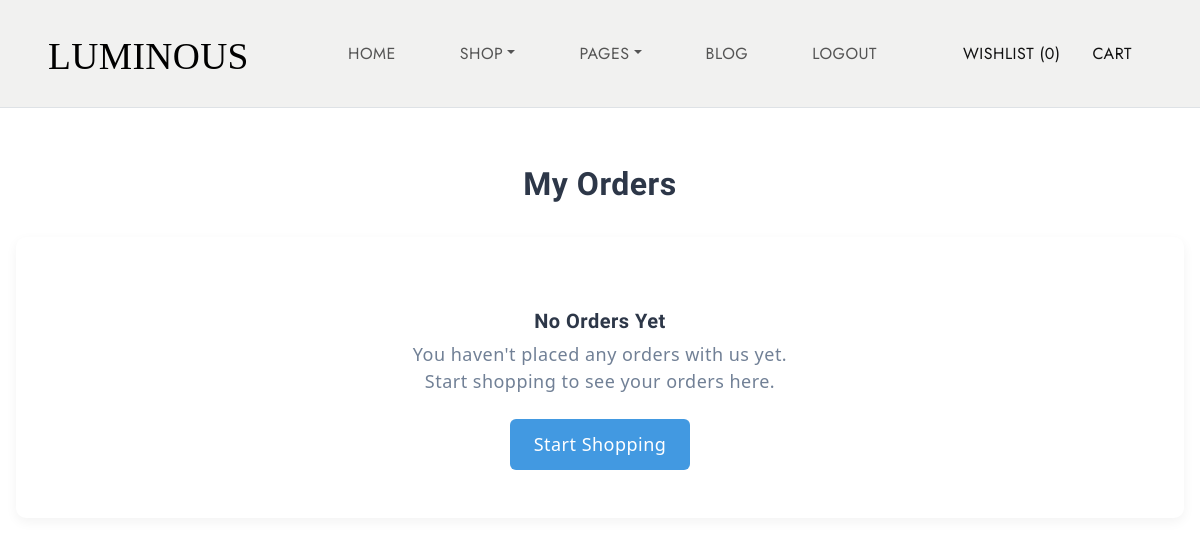
Page /orders/orders/ (signed in) on the earlier database version.
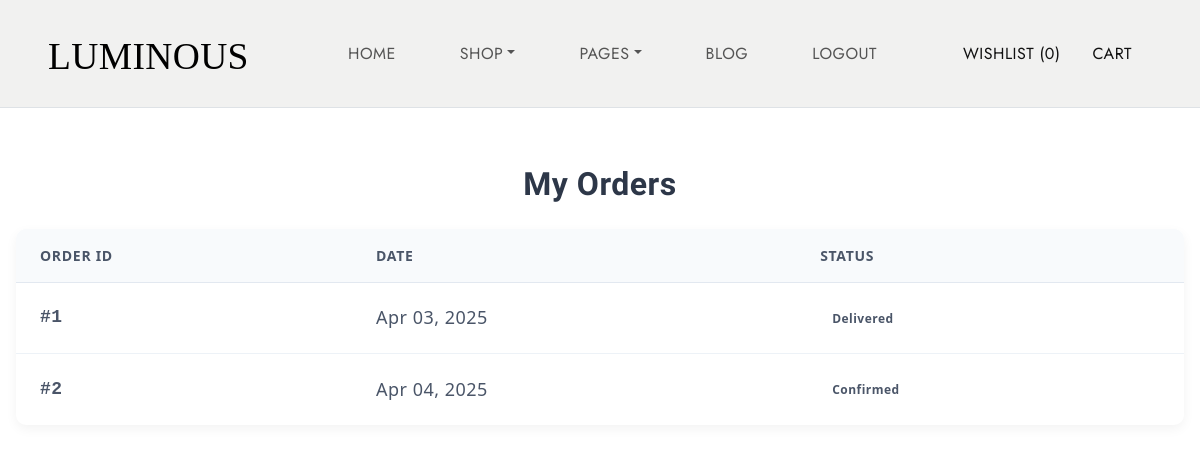
Same page on the later database version.
### orders/models.py (models this page shows, shortened)
class Order(models.Model):
    LIVE=1
    DELETE=0
    DELETE_CHOICE=(
        (LIVE,'Live'),
        (DELETE,'Delete')
        )
    CART_STAGE=0
    ORDER_CONFORMED=1
    ORDER_PROCESSED=2
    ORDER_DELIVERED=3
    ORDER_REJECTED=4
    STATUS_CHOICE=((ORDER_CONFORMED,"ORDER_CONFORMED"),
                   (ORDER_DELIVERED,"ORDER_DELIVERED"),
                   (ORDER_REJECTED,"ORDER_REJECTED")
                   )
    order_status=models.IntegerField(choices=STATUS_CHOICE,default=CART_STAGE)
    total_price=models.FloatField(default=0)
    owner=models.ForeignKey(Customer,on_delete=models.SET_NULL,null=True,related_name='order')
    delete_status=models.IntegerField(choices=DELETE_CHOICE,default=LIVE)
    created_at=models.DateTimeField(auto_now_add=True)
    updated_at=models.DateTimeField(auto_now=True)

### orders/views.py (the view)
# urls.py: path("orders/",views.show_orders,name='orders'),
@login_required(login_url='account')
def show_orders(request):
    user=request.user
    customer=user.customer_profile
    all_orders=Order.objects.filter(owner=customer).exclude(order_status=Order.CART_STAGE)# noqa: F841
    context={'orders':all_orders } # noqa: F841
    return render(request,'orders.html',context)

### orders/templatetags/getstatus.py (called while the page is built)
@register.simple_tag(name='getstatus')
def getstatus(status):
    status=status-1
    status_array=['Confirmed','Processed','Delivered','Rejected']
    return status_array[status]

### templates/orders.html (shortened to what this page needs)
{% extends "blank_layout.html" %}
{% load getstatus %}
{% block content %}
<head>
</head>
{% block billboard  %}
<div class="order-history-wrapper">
    <h2 class="order-history-title">My Orders</h2>
    <div class="order-history-container">
        {% if orders %}
        <div class="order-table-container">
            <table class="order-table">
                <thead>
                    <tr class="order-table-header">
                        <th>Order ID</th>
                        <th>Date</th>
                        <th>Status</th>
                    </tr>
                </thead>
                <tbody>
                    {% for order in orders %}
                    <tr class="order-table-row">
                        <td class="order-id">#{{ order.id }}</td>
                        <td class="order-date">{{ order.created_at|date:"M d, Y" }}</td>
                        <td class="order-status">
                            <span class="status-badge status-{{ order.order_status|lower }}">
                                {% getstatus order.order_status %}
                            </span>
                        </td>
                    </tr>
                    {% endfor %}
                </tbody>
            </table>
        </div>
        {% else %}
        <div class="empty-orders">
            <h4 class="empty-title">No Orders Yet</h4>
            <p class="empty-message">You haven't placed any orders with us yet. Start shopping to see your orders here.</p>
            <a href="{% url 'products:list' %}" class="shop-now-btn">Start Shopping</a>
        </div>
        {% endif %}
    </div>
</div>
{% endblock billboard %}
{% endblock content %}

Differences in the rows shown:
now on this page (row edited): Order: id "1", created_at "Apr 03, 2025", order_status "Delivered"
added Order: id "2", created_at "Apr 04, 2025", order_status "Confirmed"
Other differences:
text no longer shown: "No Orders Yet You haven't placed any orders with us yet. Start shopping to see your orders here. Start Shopping"
text now shown: "ORDER ID DATE STATUS"
